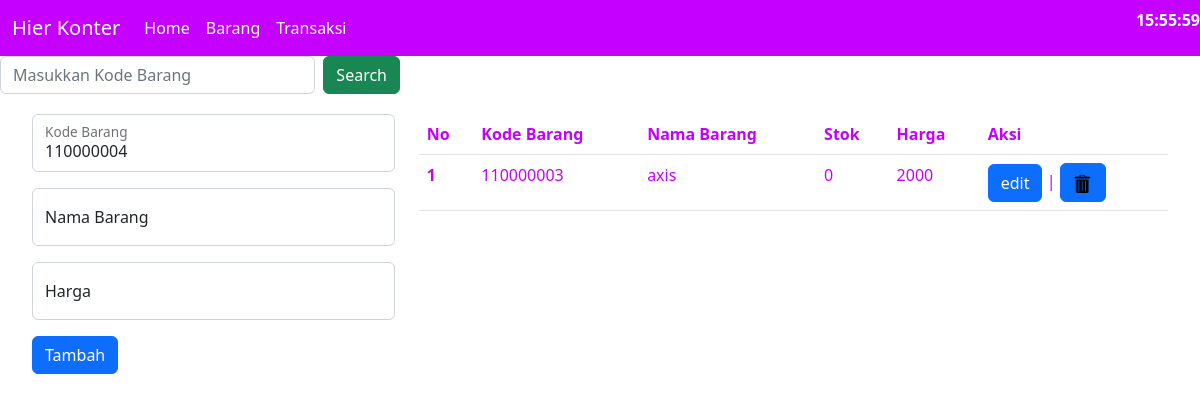
Page /barang.php?cari=110000003 on the committed database.
### tables this page shows
CREATE TABLE `barang` (
  `kodebarang` int(9) NOT NULL,
  `namabarang` varchar(20) NOT NULL,
  `jumlahbarang` int(9) NOT NULL,
  `hargabarang` int(9) NOT NULL
);

### barang.php (the view, shortened to what this page needs)
  <?php include('asset/head.php') ?>
  <?php include('app/koneksi.php'); ?>
  <?php include('asset/navbar.php');
if(isset($_GET['cari'])){
    $cari = $_GET['cari'];
    $a = mysqli_query($koneksi, "select * from barang where kodebarang like '%".$cari."%'");
  }
  else {
    $a = mysqli_query($koneksi, "select * from barang");
  }
  $i = 1;
  ?>
  <div class="col">
    <form class="d-flex col-md-4" role="search" method="get">
      <input class="form-control me-2" type="text" placeholder="Masukkan Kode Barang" aria-label="Search" name="cari">
      <button class="btn btn-success" type="submit">Search</button>
    </form>
  </div>
<div class="row container2">
  <div class="col-12 col-sm-4">
        <form method="post" action="">
          <div class="form-floating mb-3">
            <input type="text" class="form-control" id="floatingInput" name="kodebarang" autocomplete='off' required readonly value="<?php kodebarang();  ?>">
            <label for="floatingInput">Kode Barang</label>
          </div>
          <div class="form-floating mb-3">
            <input type="text" class="form-control" id="floatingInput" name="namabarang" autocomplete='off' required placeholder="1">
            <label for="floatingInput">Nama Barang</label>
          </div>
          <div class="form-floating mb-3">
            <input type="text" class="form-control" id="floatingInput" name="hargabarang" autocomplete='off' required placeholder="1">
            <label for="floatingInput">Harga</label>
          </div>
          <button type="submit" name="tambah" class="btn btn-primary">Tambah</button>
        </form>
  </div>
<div class="col-12 col-sm-8">
    <form class="table-responsive">
      <table class="table">
        <thead>
          <tr>
            <th scope="col">No</th>
            <th scope="col">Kode Barang</th>
            <th scope="col">Nama Barang</th>
            <th scope="col">Stok</th>
            <th scope="col">Harga</th>
            <th scope="col">Aksi</th>
          </tr>
        </thead>
        <tbody>
          <?php while( $row = mysqli_fetch_assoc($a)) :?>
          <tr>
            <th scope="row"><?php echo $i ?></th>
            <td><?php echo $row ["kodebarang"]?></td>
            <td><?php echo $row ["namabarang"]?></td>
            <td><?php echo $row ["jumlahbarang"]?></td>
            <td><?php echo $row ["hargabarang"]?></td>
            <td><a href="editbarang.php?kodebarang=<?php echo $row["kodebarang"];  ?>"><button type="button" class="btn btn-primary">edit</button></a> | <a href="hapusbarang.php?kodebarang=<?php echo $row["kodebarang"]; ?>"><button type="button" class="btn btn-primary"><img  src="asset/img/sampah.png" style="width: 20px; height: 23px;"></button></a></td>
          </tr>
          <?php $i++ ;?>
          <?php endwhile;?>
        </tbody>
      </table>
  </form>
</div>
</div>
  <?php include('asset/footer.php'); ?>

### asset/head.php (style rules this page uses)
.container2 { margin: 20px; }
.table { color: #C600FF; background-color: white; }

### rows in the picture
barang: kodebarang "110000003", namabarang "axis", jumlahbarang "0", hargabarang "2000"
